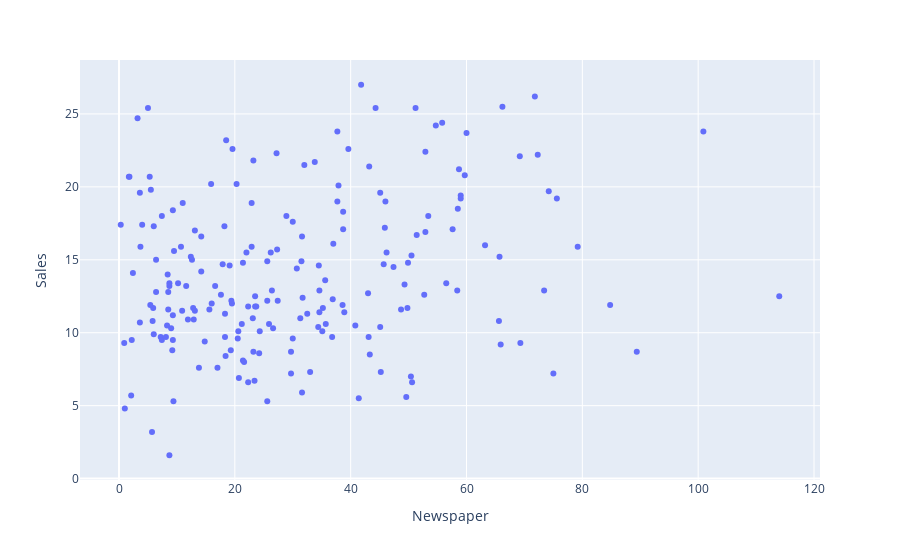

The notebook cell saved with this chart:
### Code cell
fig2=px.scatter(df,x='Newspaper',y='Sales')
fig2.show()

### Figure 1 — Plotly figure (JSON) as saved in the notebook; plotly's stock layout.template omitted (floating-point values rounded to 4 significant figures; data arrays with more than 128 entries replaced by an {"elided": "..."} marker saying what was removed)
{"data": [{"hovertemplate": "Newspaper=%{x}<br>Sales=%{y}<extra></extra>", "legendgroup": "", "marker": {"color": "#636efa", "symbol": "circle"}, "mode": "markers", "name": "", "orientation": "v", "showlegend": false, "type": "scatter", "x": {"elided": "200 float values"}, "xaxis": "x", "y": {"elided": "200 float values"}, "yaxis": "y"}], "layout": {"legend": {"tracegroupgap": 0}, "margin": {"t": 60}, "xaxis": {"anchor": "y", "domain": [0, 1], "title": {"text": "Newspaper"}}, "yaxis": {"anchor": "x", "domain": [0, 1], "title": {"text": "Sales"}}}}
